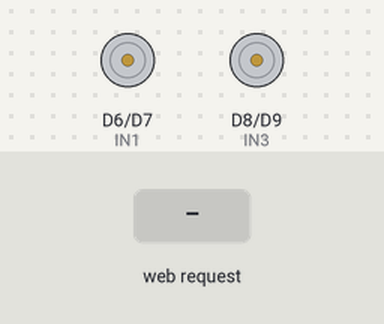
The sketch below on a simulated Arduino Uno R4 WiFi. On the bench: motor-driver pin pairs drawn as motors (green arrow = first pin HIGH = forward, orange = second pin HIGH = backward, longer = more drive, scaled by the enable pin). Inputs (shaded band) come from the test bench. What the sketch prints to the serial monitor is not drawn.

Above: at 1.2 s.
1.3 s: HTTP request GET /W received
At 2.4 s:
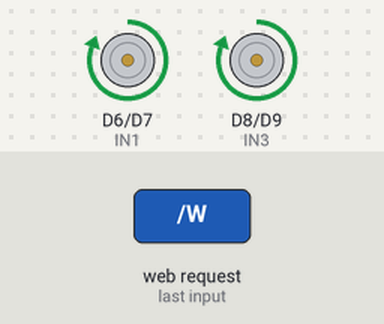
2.8 s: HTTP request GET /S received
At 3.5 s:
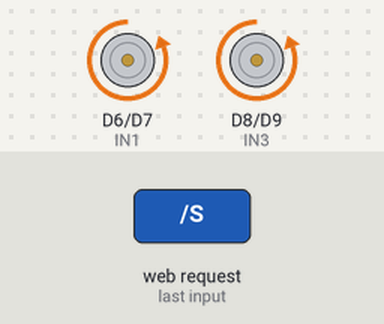
4.3 s: HTTP request GET /A received
At 4.6 s:
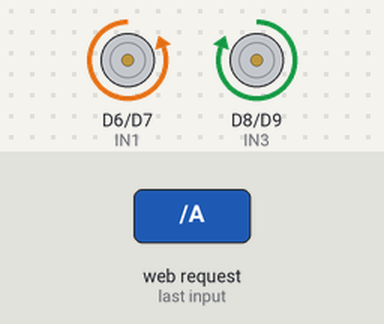
5.8 s: HTTP request GET /D received
At 7.0 s:
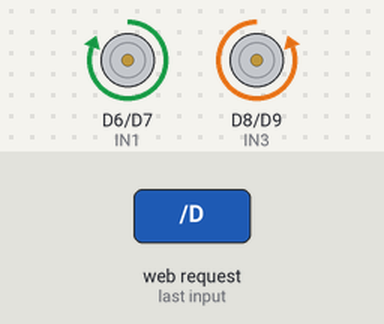
7.3 s: HTTP request GET /X received
At 8.1 s:
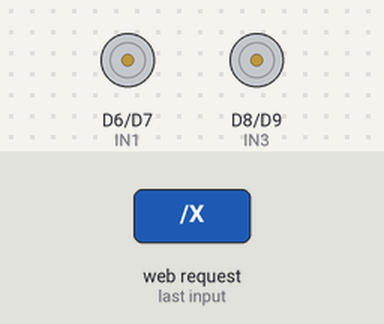
Timing chart, 0 to 9.8 s (numbered marks = the images above; inputs shaded):
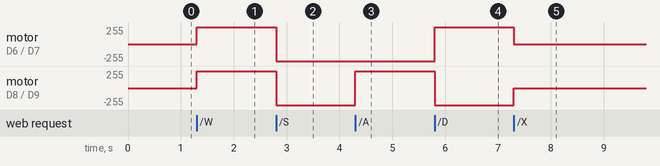

Measured:
- after the input at 1.3 s, motor on D6 (IN1) / D7 (IN2), motor on D8 (IN3) / D9 (IN4): stopped → forward 255/255 at once
- after the input at 2.8 s, motor on D6 (IN1) / D7 (IN2), motor on D8 (IN3) / D9 (IN4): forward 255/255 → backward 255/255 at once
- after the input at 4.3 s, motor on D8 (IN3) / D9 (IN4): backward 255/255 → forward 255/255 at once
- after the input at 5.8 s, motor on D6 (IN1) / D7 (IN2): backward 255/255 → forward 255/255 at once; motor on D8 (IN3) / D9 (IN4): forward 255/255 → backward 255/255 at once
- after the input at 7.3 s, motor on D6 (IN1) / D7 (IN2): forward 255/255 → stopped at once; motor on D8 (IN3) / D9 (IN4): backward 255/255 → stopped at once

The sketch:

ArduinoCar.ino
```cpp
// go and get someone else's code
#include <WiFiS3.h>

// WiFi
char ssid[] = "ArduinoCar";
char password[] = "12345678";
WiFiServer server(80);

// constants (nicknames)
const int ENA = 5, IN1 = 6, IN2 = 7;
const int IN3 = 8, IN4 = 9, ENB = 10;
const int SPEED = 255;

void setup() {
  Serial.begin(9600);

  pinMode(ENA, OUTPUT);
  pinMode(IN1, OUTPUT);
  pinMode(IN2, OUTPUT);
  pinMode(IN3, OUTPUT);
  pinMode(IN4, OUTPUT);
  pinMode(ENB, OUTPUT);

  drive(0, 0);

  WiFi.beginAP(ssid, password);
  server.begin();

  Serial.print("Open: http://");
  Serial.println(WiFi.localIP());
}

void drive(int left, int right) {
  // set direction of IN1, IN2, IN3, IN4 pins
  digitalWrite(IN1, left > 0);
  digitalWrite(IN2, left < 0);
  digitalWrite(IN3, right > 0);
  digitalWrite(IN4, right < 0);

  // set speed
  analogWrite(ENA, abs(left));
  analogWrite(ENB, abs(right));
}

void loop() {
  // start website
  WiFiClient client = server.available();

  if (client) { // if the website is working
    client.setTimeout(50);
    String request = client.readStringUntil('\n');

    // check if a key is pressed
    if (request.indexOf("GET /W") >= 0)
      drive(SPEED, SPEED);

    else if (request.indexOf("GET /S") >= 0)
      drive(-SPEED, -SPEED);

    else if (request.indexOf("GET /A") >= 0)
      drive(-SPEED, SPEED);

    else if (request.indexOf("GET /D") >= 0)
      drive(SPEED, -SPEED);

    else if (request.indexOf("GET /X") >= 0)
      drive(0, 0);

    // website stuff
    client.println("HTTP/1.1 200 OK");
    client.println("Content-Type: text/html");
    client.println("Connection: close");
    client.println();

    // html for what the website should look like
    client.println(R"rawliteral(
<html>
<body style="text-align:center;font-family:Arial">
<h1>Arduino Car</h1>
<h2>Use WASD to drive</h2>

<script>
let key = '';

document.onkeydown = function(e) {
  let k = e.key.toUpperCase();
  if ('WASD'.includes(k) && k.length === 1) {
    e.preventDefault();
    if (key !== k) {
      key = k;
      fetch('/' + k);
    }
  }
};

document.onkeyup = function(e) {
  if (e.key.toUpperCase() === key) {
    key = '';
    fetch('/X');
  }
};

window.onblur = function() {
  key = '';
  fetch('/X');
};
</script>
</body>
</html>
)rawliteral");

    client.stop();
  }
}
```
